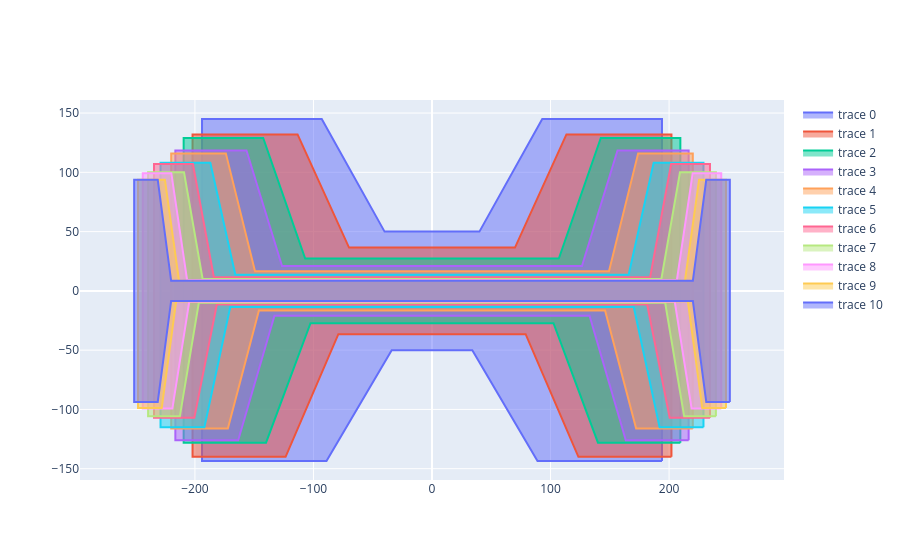

Notebook code for this chart:
### Code cell
beams = [HBeam(c.w, c.s, c.au,c.al,c.bu,c.bl,c.hu,c.hl) for c in calibration.itertuples(index=False)]
plot_geoms([b.cross_section for b in beams])

### Figure 1 — Plotly figure (JSON) as saved in the notebook; plotly's stock layout.template omitted (floating-point values rounded to 4 significant figures)
{"data": [{"fill": "toself", "mode": "lines", "type": "scatter", "x": [194, 194, 93, 40, -40, -93, -194, -194, -89, -34, 34, 89, 194, null], "y": [-143.5, 145, 145, 50, 50, 145, 145, -143.5, -143.5, -50, -50, -143.5, -143.5, null]}, {"fill": "toself", "mode": "lines", "type": "scatter", "x": [202, 202, 113.4, 70, -70, -113.4, -202, -202, -123.5, -79, 79, 123.5, 202, null], "y": [-140, 132, 132, 36.5, 36.5, 132, 132, -140, -140, -36.5, -36.5, -140, -140, null]}, {"fill": "toself", "mode": "lines", "type": "scatter", "x": [209.5, 209.5, 142.4, 107, -107, -142.4, -209.5, -209.5, -140, -102.5, 102.5, 140, 209.5, null], "y": [-128, 129, 129, 27.25, 27.25, 129, 129, -128, -128, -27.25, -27.25, -128, -128, null]}, {"fill": "toself", "mode": "lines", "type": "scatter", "x": [216.5, 216.5, 156.5, 126.5, -126.5, -156.5, -216.5, -216.5, -163.5, -132.9, 132.9, 163.5, 216.5, null], "y": [-126, 118.5, 118.5, 21, 21, 118.5, 118.5, -126, -126, -21, -21, -126, -126, null]}, {"fill": "toself", "mode": "lines", "type": "scatter", "x": [220, 220, 173.9, 149.3, -149.3, -173.9, -220, -220, -172.2, -146, 146, 172.2, 220, null], "y": [-116, 116, 116, 16.6, 16.6, 116, 116, -116, -116, -16.6, -16.6, -116, -116, null]}, {"fill": "toself", "mode": "lines", "type": "scatter", "x": [229, 229, 187, 165.9, -165.9, -187, -229, -229, -192, -170.2, 170.2, 192, 229, null], "y": [-115, 108, 108, 13.6, 13.6, 108, 108, -115, -115, -13.6, -13.6, -115, -115, null]}, {"fill": "toself", "mode": "lines", "type": "scatter", "x": [234.5, 234.5, 201.7, 184, -184, -201.7, -234.5, -234.5, -200.5, -181.5, 181.5, 200.5, 234.5, null], "y": [-107, 107, 107, 11.5, 11.5, 107, 107, -107, -107, -11.5, -11.5, -107, -107, null]}, {"fill": "toself", "mode": "lines", "type": "scatter", "x": [239.5, 239.5, 209.2, 193.5, -193.5, -209.2, -239.5, -239.5, -212.7, -196.7, 196.7, 212.7, 239.5, null], "y": [-105.8, 100, 100, 10.1, 10.1, 100, 100, -105.8, -105.8, -10.1, -10.1, -105.8, -105.8, null]}, {"fill": "toself", "mode": "lines", "type": "scatter", "x": [244, 244, 219.9, 206.6, -206.6, -219.9, -244, -244, -219, -204.8, 204.8, 219, 244, null], "y": [-99.2, 99.3, 99.3, 9.2, 9.2, 99.3, 99.3, -99.2, -99.2, -9.2, -9.2, -99.2, -99.2, null]}, {"fill": "toself", "mode": "lines", "type": "scatter", "x": [248, 248, 225.3, 213.4, -213.4, -225.3, -248, -248, -228, -215.8, 215.8, 228, 248, null], "y": [-98.8, 93.7, 93.7, 8.65, 8.65, 93.7, 93.7, -98.8, -98.8, -8.65, -8.65, -98.8, -98.8, null]}, {"fill": "toself", "mode": "lines", "type": "scatter", "x": [251.2, 251.2, 231.3, 220.1, -220.1, -231.3, -251.2, -251.2, -231.3, -220.1, 220.1, 231.3, 251.2, null], "y": [-93.7, 93.7, 93.7, 8.5, 8.5, 93.7, 93.7, -93.7, -93.7, -8.5, -8.5, -93.7, -93.7, null]}], "layout": {"autosize": true, "xaxis": {"autorange": true, "domain": [0, 1], "range": [-1635.0, 1635.0], "type": "linear"}, "yaxis": {"autorange": true, "domain": [0, 1], "range": [-159.5, 161.0], "scaleanchor": "x", "scaleratio": 1, "type": "linear"}}}
